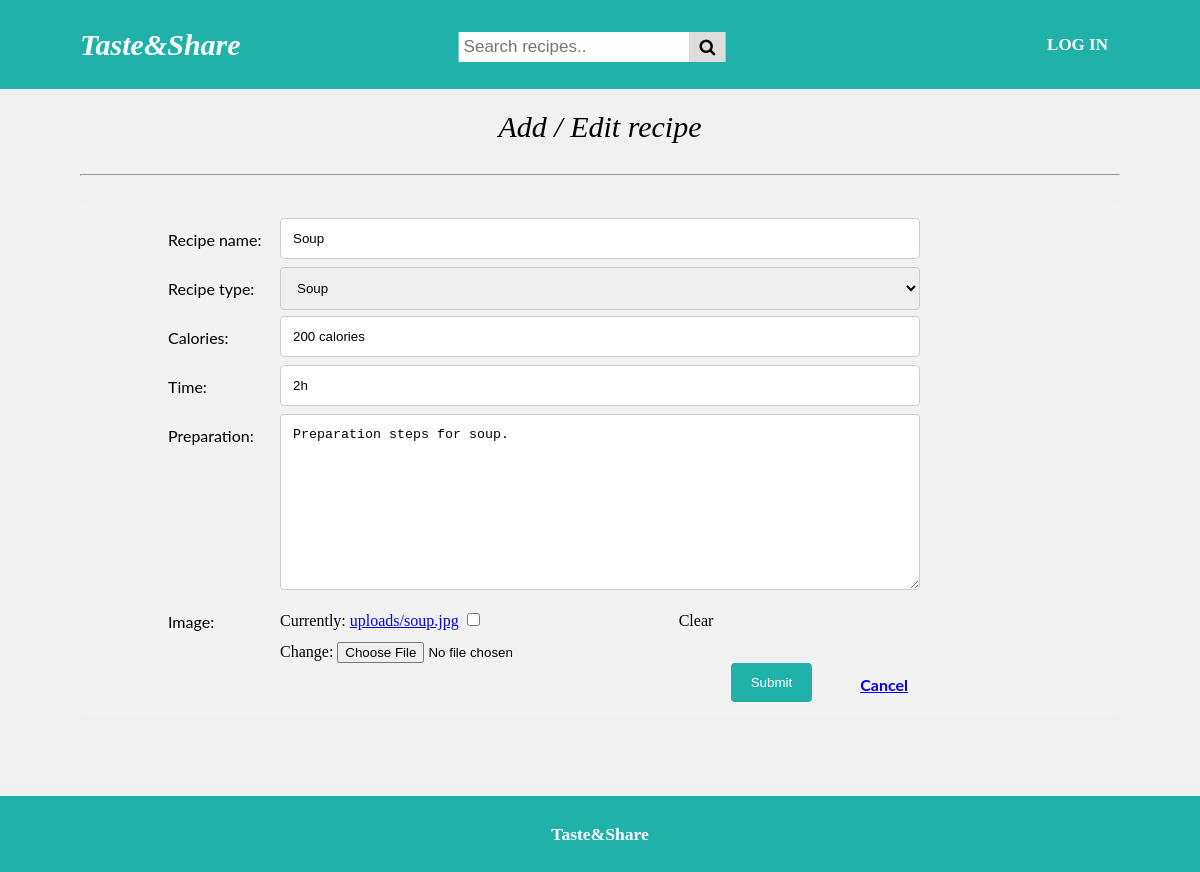
Page /edit-recipe/2 on the committed database.
### tasteandshare/models.py (models this page shows, shortened)
class Recipe(models.Model):
    RECIPE_TYPES = [('sl', "Salad"), ('sp', "Soup"), ('hd', "Hot dish"), ('ds', "Dessert"), ('ps', "Pasta"), ('pz', "Pizza")]
    recipe_name = models.CharField(max_length=100, unique=True, verbose_name="Recipe name")
    recipe_type = models.CharField(choices=RECIPE_TYPES, max_length=10, verbose_name="Recipe type")
    calories = models.CharField(max_length=30, verbose_name="Calories")
    time = models.CharField(max_length=4, verbose_name="Time")
    preparation = models.TextField()
    image = models.ImageField(upload_to='uploads', blank=True)
    issued = models.DateField()
    author = models.ForeignKey('Author', on_delete=models.CASCADE)

### tasteandshare/views.py (the view)
# urls.py: path('edit-recipe/<int:id>', tasteandshare_views.edit_recipe, name="edit-recipe"),
def edit_recipe(request, id):
    try:
        recipe = Recipe.objects.get(id=id)
        form = RecipeForm(instance=recipe)
        if request.method == "POST":
            form = RecipeForm(request.POST, instance=recipe)
            if form.is_valid():
                form.save()
                return redirect('recipe', recipe.id)
        context = { 'form': form }
        return render(request, 'add_edit_recipe.html', context)
    except Recipe.DoesNotExist:
        return HttpResponseNotFound("<h2>Recipe not found</h2>")

### tasteandshare/forms.py (shortened to what this page needs)
class RecipeForm(forms.ModelForm):
    class Meta:
        model = Recipe
        fields = [
        'recipe_name',
        'recipe_type',
        'calories',
        'time',
        'preparation',
        'image']
        widgets = {
            'recipe_name': forms.TextInput(attrs={'type':'text2', 'label':'Recipe Name'}),
            'calories': forms.TextInput(attrs={'type':'text2'}),
            'time': forms.TextInput(attrs={'type':'text2'}),
            'preparation': forms.Textarea()
        }

### tasteandshare/templates/add_edit_recipe.html (shortened to what this page needs)
{% extends 'base.html' %}
{% block content %}
    <div class="main">
        <p class="center"><i>Add / Edit recipe</i></p>
        <hr><br>
        <div class="container">
            <form method="POST" enctype="multipart/form-data">
                {% for f in form %}
                    <div class="row2">
                        <div class="col-25">
                            <label for="{{ f.id_for_label }}">{{ f.label }}: </label>
                        </div>
                        <div class="col-75">
                            {{ f }}
                        </div>
                    </div>
                {% endfor %}
                <a class="btn_cancel2" href="{% url 'recipes' %}"><b>Cancel</b></a>
                    <div class="row2">
                        <input type="submit" value="Submit">
                    </div>
            </form>
        </div>
    </div>
{% endblock %}

### tasteandshare/static/tasteandshare/style/style.css (style rules this page uses)
* { box-sizing: border-box; }
body { margin: 0; background-color: #f1f1f1; font-family: Georgia, serif; }
.center { text-align: center; font-size: 30px; }
.main { padding: 80px; max-width: 1500px; margin: auto; min-height: calc(100vh - 80px); }
input[type=text2], select, textarea { width: 100%; padding: 12px; border: 1px solid #ccc; border-radius: 4px; resize: vertical; }
label { padding: 12px 12px 12px 30%; display: inline-block; }
input[type=submit] { background-color: lightseagreen; color: white; padding: 12px 20px; border: none; border-radius: 4px; cursor: pointer; float: right }
.container { border-radius: 5px; background-color: #f2f2f2; padding: 10px 40px; padding-right: 200px }
.col-25 { font-family: "Lato", sans-serif; float: left; width: 20%; margin-top: 6px; }
.col-75 { float: left; width: 80%; margin-top: 6px; }
.row2:after { padding: 0px; content: ""; display: table; clear: both; }
.btn_cancel2 { padding: 12px 12px 12px 6%; font-family: "Lato", sans-serif; float: right; }

### rows in the picture
Recipe: form "Soup" "Soup" "200 calories" "2h" "Preparation steps for soup."

### other values in the picture
{{ f.label }} "Recipe name" "Recipe type" "Calories" "Time" "Preparation" "Image"
